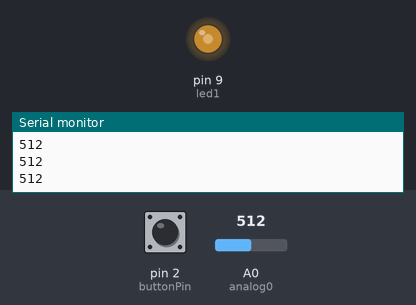
Simulated run of this sketch. Board: Arduino Uno, built with avr-gcc and run on an emulated ATmega328P. Parts: output pins drawn as LEDs (lit = HIGH), the last lines printed to the serial monitor. The inputs (shaded band) are chosen by the test bench; at power-on: A0 (analog0) = 512, pin 2 (buttonPin) HIGH.

Above: at 1.2 s.
1.3 s: A0 (analog0) set to 716
At 2.6 s:
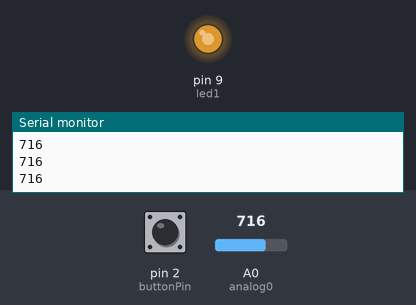
2.9 s: A0 (analog0) set to 900
At 4.0 s:
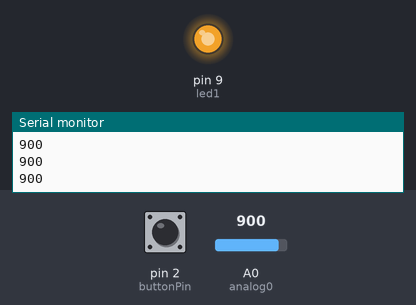
4.5 s: A0 (analog0) set to 122
At 5.3 s:
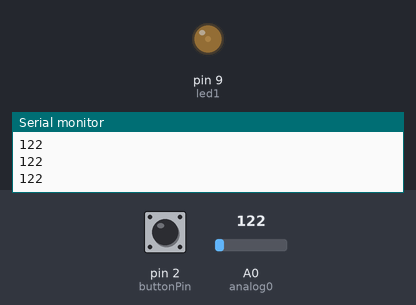
6.1 s: A0 (analog0) set to 0
At 6.6 s:
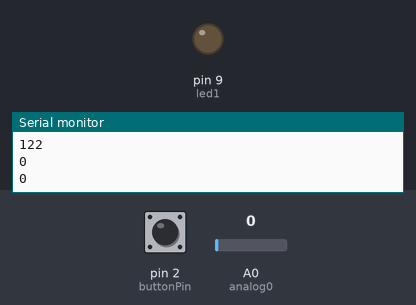
Timing chart, 0 to 8.7 s (numbered marks = the images above; inputs shaded):
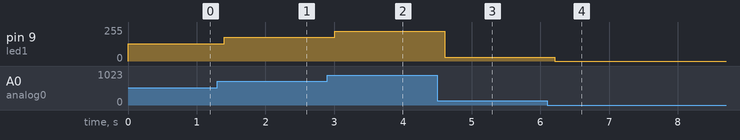

Measured:
- after the input at 1.3 s, pin 9 (led1): 128/255 → 179/255 after 0.10 s
- after the input at 2.9 s, pin 9 (led1): 179/255 → 225/255 after 0.11 s
- after the input at 4.5 s, pin 9 (led1): 225/255 → 30/255 after 0.11 s
- after the input at 6.1 s, pin 9 (led1): 30/255 → 0/255 after 0.11 s

The sketch:

20181126_ex02.ino
```cpp
#define analog0 0
#define led1 9
#define led2 10
#define led3 11
const int buttonPin = 2; // the number of the pushbutton pin
int analogvalue = 0 ;

int buttonState; // the current reading from the input pin
int lastButtonState = HIGH; // the previous reading from the input pin
unsigned long lastDebounceTime = 0; // the last time the output pin was toggled
unsigned long debounceDelay = 50; // the debounce time; increase if the output flickers
int mode = 0 ;
void setup() {
  // put your setup code here, to run once:
  Serial.begin(9600);
  Serial.println("Program Start");
}

void loop() {
  int reading = digitalRead(buttonPin);
if (reading != lastButtonState)
{
    // reset the debouncing timer
    lastDebounceTime = millis();
}

      if ((millis() - lastDebounceTime) > debounceDelay)
      {
      // whatever the reading is at, it's been there for longer than the debounce
      // delay, so take it as the actual current state:

      // if the button state has changed:
            if (reading != buttonState)
            {
            buttonState = reading;

            // only toggle the LED if the new button state is HIGH
                  if (buttonState == LOW)
                  {
                        //ledState = !ledState;
                        mode ++ ;
                        Serial.println(mode) ;
                        if (mode >2 )
                        {
                            mode = 0 ;
                        }
                  }
            }
      }

//--------------------------------
  // put your main code here, to run repeatedly:
  analogvalue = analogRead(analog0);
  if(mode==0)
  {
  analogWrite(led1,analogvalue/4);
  Serial.println(analogvalue);
  delay(200);
  }
  if(mode==1)
  {
  analogWrite(led2,analogvalue/4);
  Serial.println(analogvalue);
  delay(200);
  }
  if(mode==2)
  {
  analogWrite(led3,analogvalue/4);
  Serial.println(analogvalue);
  delay(200);
  }
}
```
